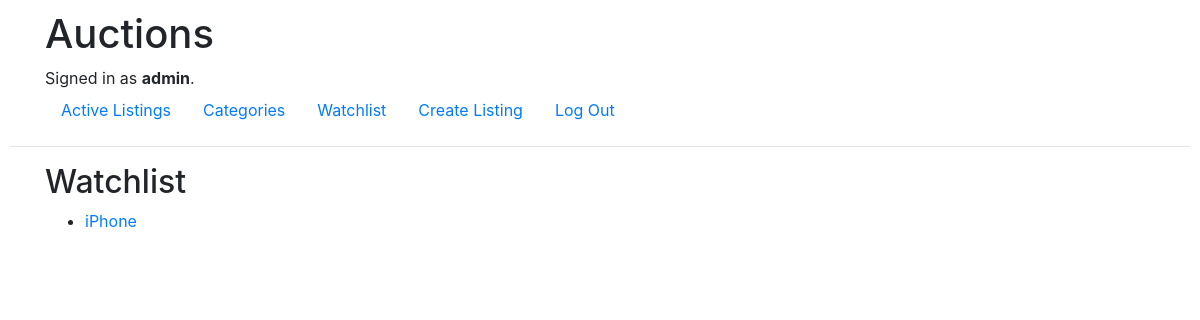
Before: /watchlist (signed in) with the older database file.
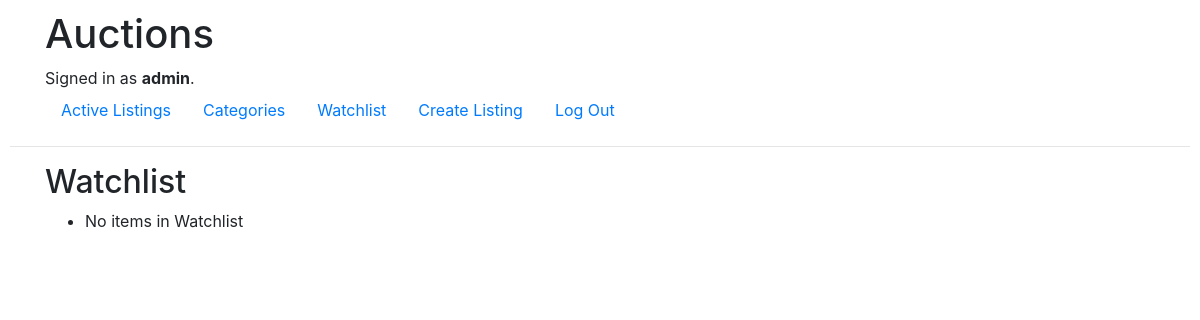
After: the same page with the newer database file.
### auctions/models.py (models this page shows, shortened)
class User(AbstractUser):
    pass

class Listing(models.Model):
    title = models.CharField(max_length=32)
    picture = models.CharField(max_length=128)
    description = models.CharField(max_length=256, default="No description")
    price = models.DecimalField(max_digits=10, decimal_places=2, default=1.00)
    owner = models.ForeignKey(User, on_delete=models.CASCADE, related_name="owner", default=1)
    winner = models.ForeignKey(User, on_delete=models.CASCADE, related_name="winner", default=1)
    category = models.CharField(max_length=32, choices=CATEGORY_CHOICES, default="Home")
    watchlist = models.ManyToManyField(User, blank=True, related_name="watchlist")
    active = models.BooleanField(default=True)

### auctions/views.py (the view)
# urls.py: path("watchlist", views.watchlist, name="watchlist"),
@login_required
def watchlist(request):
    watchlist = Listing.objects.all().filter(watchlist=request.user)
    return render (request, "auctions/watchlist.html", {
        "watchlist": watchlist
    })

### auctions/templates/auctions/watchlist.html
{% extends "auctions/layout.html" %}
{% block body %}
    <div class="container">
        <h2>Watchlist</h2>
        <div>
            <ul>
                {% for item in watchlist %}
                <li>
                    <a href="{% url 'listings' item.id %}">{{ item.title }}</a>
                </li>
                {% empty %}
                <li>
                    No items in Watchlist
                </li>
                {% endfor %}
            </ul>
        </div>
    </div>
{% endblock %}

### auctions/templates/auctions/layout.html (shortened to what this page needs)
{% load static %}
<!DOCTYPE html>
<html lang="en">
    <head>
        <link rel="stylesheet" href="https://stackpath.bootstrapcdn.com/bootstrap/4.4.1/css/bootstrap.min.css">
        <link href="{% static 'auctions/styles.css' %}" rel="stylesheet">
    </head>
    <body>
        <div class="container">
            <h1>Auctions</h1>
            <div>
                {% if user.is_authenticated %}
                    Signed in as <strong>{{ user.username }}</strong>.
                {% else %}
                    Not signed in.
                {% endif %}
            </div>
            <ul class="nav">
                {% if user.is_authenticated %}
                    <li class="nav-item">
                        <a class="nav-link" href="{% url 'index' %}">Active Listings</a>
                    </li>
                    <li class="nav-item">
                        <a class="nav-link" href="{% url 'categories' %}">Categories</a>
                    </li>
                    <li class="nav-item">
                        <a class="nav-link" href="{% url 'watchlist' %}">Watchlist</a>
                    </li>
                    <li class="nav-item">
                        <a class="nav-link" href="{% url 'new' %}">Create Listing</a>
                    </li>
                    <li class="nav-item">
                        <a class="nav-link" href="{% url 'logout' %}">Log Out</a>
                    </li>
                {% endif %}
            </ul>
        </div>
        <hr>
        {% block body %}
        {% endblock %}
    </body>
</html>

### auctions/static/auctions/styles.css (style rules this page uses)
body { padding: 10px; }

Changed rows visible on the page:
removed Listing: title "iPhone"
Other visible differences:
text now shown: "No items in Watchlist"
